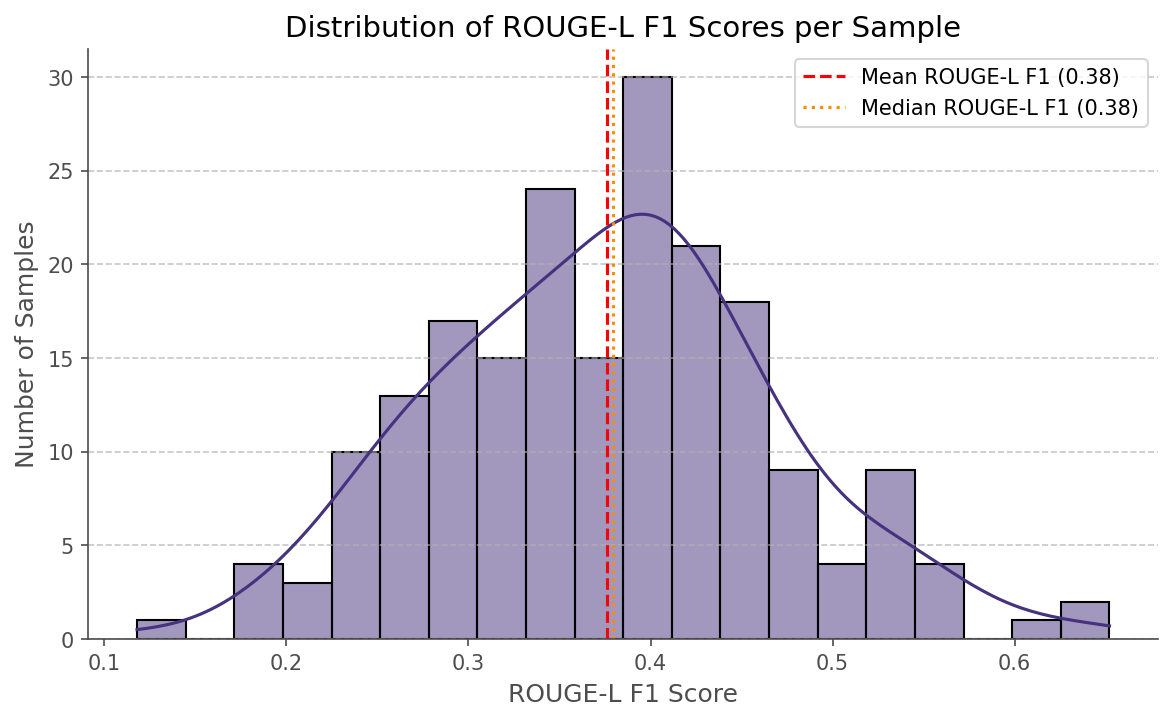

Generate this figure with Python:
import matplotlib
matplotlib.use('Agg')
import matplotlib.pyplot as plt
import numpy as np
import seaborn as sns

# Publication-quality settings
plt.rcParams.update({
    'font.size': 12,
    'axes.labelsize': 12,
    'axes.titlesize': 14,
    'xtick.labelsize': 10,
    'ytick.labelsize': 10,
    'legend.fontsize': 10,
    'figure.titlesize': 16,
    'grid.alpha': 0.6,
    'axes.edgecolor': '0.3',
    'axes.labelcolor': '0.3',
    'xtick.color': '0.3',
    'ytick.color': '0.3',
})

# Synthetic data for ROUGE-L F1 scores (200 samples)
# Mean around 0.38, with some normal distribution.
np.random.seed(42) # for reproducibility
mean_rouge_l = 0.38
std_rouge_l = 0.10
num_samples = 200
rouge_l_scores_dist = np.random.normal(loc=mean_rouge_l, scale=std_rouge_l, size=num_samples)
# Clip scores to be within a sensible range [0, 1]
rouge_l_scores_dist = np.clip(rouge_l_scores_dist, 0, 1)

# Create the histogram/KDE plot
fig, ax = plt.subplots(figsize=(8, 5))

sns.histplot(rouge_l_scores_dist, bins=20, kde=True, color=sns.color_palette("viridis")[0], ax=ax, edgecolor='black')

# Add mean and median lines
ax.axvline(np.mean(rouge_l_scores_dist), color='red', linestyle='--', label=f'Mean ROUGE-L F1 ({np.mean(rouge_l_scores_dist):.2f})')
ax.axvline(np.median(rouge_l_scores_dist), color='darkorange', linestyle=':', label=f'Median ROUGE-L F1 ({np.median(rouge_l_scores_dist):.2f})')

# Customize the plot
ax.set_xlabel('ROUGE-L F1 Score')
ax.set_ylabel('Number of Samples')
ax.set_title('Distribution of ROUGE-L F1 Scores per Sample')
ax.grid(axis='y', linestyle='--', alpha=0.7)
ax.spines['top'].set_visible(False)
ax.spines['right'].set_visible(False)
ax.legend()

plt.tight_layout()
plt.savefig('figure_2.png', dpi=150, bbox_inches='tight')
plt.close()
print("Saved figure_2.png")
